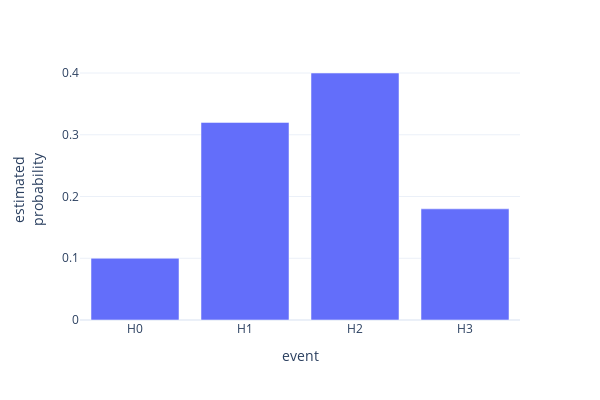

Notebook code for this chart:
### Markdown cell above
We can also show the results of the simulation graphically:

### Code cell
n = 3
num_experiments = 100

prob_dist, _, _ = estimate_probability_distribution(n, num_experiments)

plot_event_probabilities(prob_dist)

### Figure 1 — Plotly figure (JSON) as saved in the notebook; plotly's stock layout.template omitted (floating-point values rounded to 4 significant figures)
{"data": [{"hovertemplate": "x=%{x}<br>y=%{y}<extra></extra>", "legendgroup": "", "marker": {"color": "#636efa", "pattern": {"shape": ""}}, "name": "", "orientation": "v", "showlegend": false, "textposition": "auto", "type": "bar", "x": ["H0", "H1", "H2", "H3"], "xaxis": "x", "y": [0.1, 0.32, 0.4, 0.18], "yaxis": "y"}], "layout": {"barmode": "relative", "height": 400, "legend": {"tracegroupgap": 0}, "margin": {"t": 60}, "showlegend": false, "width": 600, "xaxis": {"anchor": "y", "domain": [0, 1], "title": {"text": "event"}}, "yaxis": {"anchor": "x", "domain": [0, 1], "title": {"text": "estimated<br>probability"}}}}
